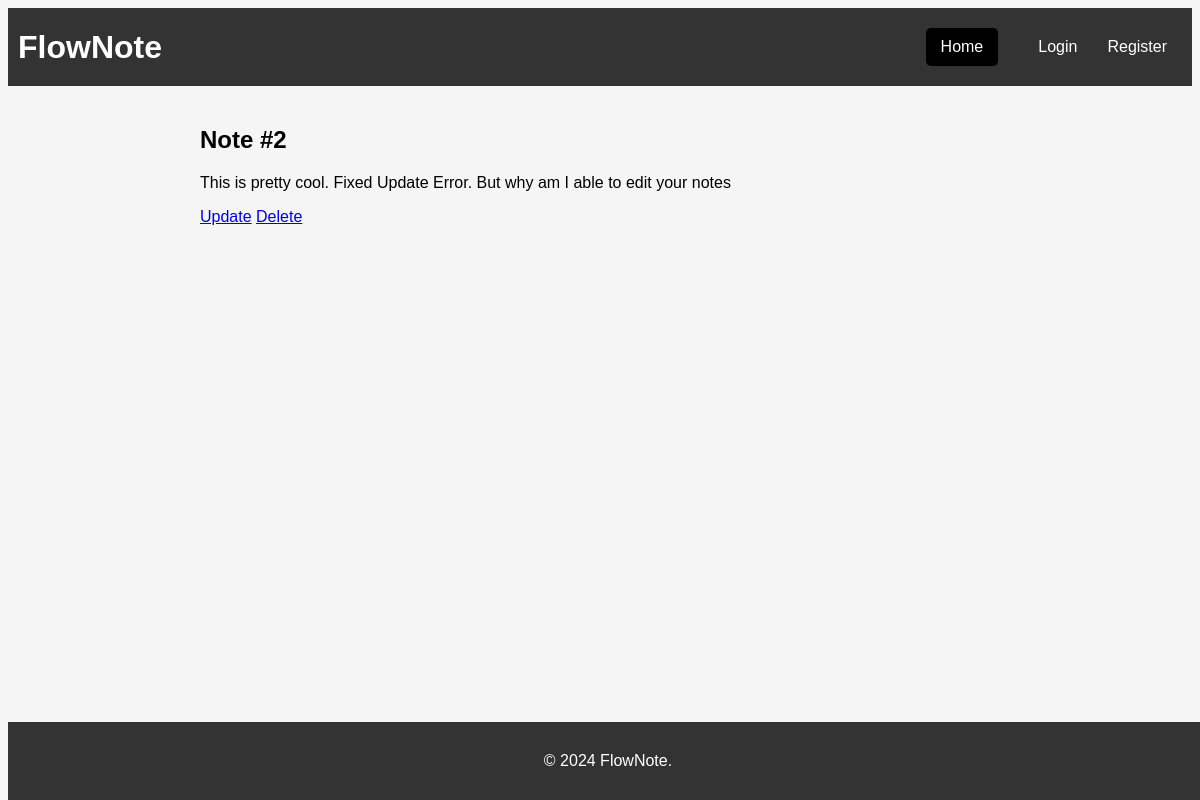
Page /notes/2/ on the committed database.
### notes/models.py (models this page shows, shortened)
class Note(models.Model):
    title = models.CharField(max_length=100)
    content = models.TextField()
    created_at = models.DateTimeField(auto_now_add=True)
    updated_at = models.DateTimeField(auto_now=True)
    last_modified = models.DateTimeField(auto_now=True)
    owner = models.ForeignKey(settings.AUTH_USER_MODEL, related_name='notes', on_delete=models.CASCADE)

### notes/views.py (the view)
# urls.py: path('<int:pk>/', NoteDetailView.as_view(), name='note_detail'),  # Primary Key used at the route to identify the correct note
class NoteDetailView(DetailView):
    model = Note
    template_name = 'note_detail.html'

### notes/templates/note_detail.html
{% extends 'base.html' %}
{% block content %}
  <h2>{{ note.title }}</h2>
  <p>{{ note.content }}</p>
  <a href="{% url 'notes:note_update' note.id %}" class="btn btn-primary">Update</a>
  <a href="{% url 'notes:note_delete' note.id %}" class="btn btn-danger">Delete</a>
{% endblock %}

### notes/static/notes/css/notes_styles.css (style rules this page uses)
body { font-family: Arial, sans-serif; background-color: #f5f5f5; }

### rows in the picture
Note: title "Note #2", content "This is pretty cool. Fixed Update Error. But why am I able to edit your notes"
